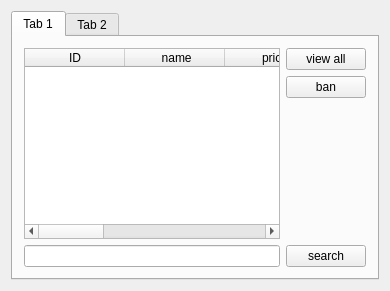
<?xml version="1.0" encoding="UTF-8"?>
<ui version="4.0">
 <class>adminWindow</class>
 <widget class="QMainWindow" name="adminWindow">
  <property name="geometry">
   <rect>
    <x>0</x>
    <y>0</y>
    <width>390</width>
    <height>291</height>
   </rect>
  </property>
  <property name="windowTitle">
   <string>adminWindow</string>
  </property>
  <widget class="QWidget" name="centralWidget">
   <layout class="QFormLayout" name="formLayout_2">
    <item row="0" column="0">
     <widget class="QTabWidget" name="tabWidget">
      <property name="currentIndex">
       <number>0</number>
      </property>
      <widget class="QWidget" name="commodityTab">
       <attribute name="title">
        <string>Tab 1</string>
       </attribute>
       <layout class="QFormLayout" name="formLayout">
        <item row="0" column="1">
         <layout class="QVBoxLayout" name="verticalLayout">
          <item>
           <widget class="QPushButton" name="commodityVewAllPushButton">
            <property name="text">
             <string>view all</string>
            </property>
           </widget>
          </item>
          <item>
           <widget class="QPushButton" name="commodityBanPushButton">
            <property name="text">
             <string>ban</string>
            </property>
           </widget>
          </item>
         </layout>
        </item>
        <item row="1" column="0" colspan="2">
         <layout class="QHBoxLayout" name="horizontalLayout_4">
          <item>
           <widget class="QLineEdit" name="commoditySearchLineEdit"/>
          </item>
          <item>
           <widget class="QPushButton" name="commoditySearchPushButton">
            <property name="text">
             <string>search</string>
            </property>
           </widget>
          </item>
         </layout>
        </item>
        <item row="0" column="0">
         <widget class="QTableWidget" name="commodityTableWidget">
          <column>
           <property name="text">
            <string>ID</string>
           </property>
          </column>
          <column>
           <property name="text">
            <string> name</string>
           </property>
          </column>
          <column>
           <property name="text">
            <string>price</string>
           </property>
          </column>
          <column>
           <property name="text">
            <string>time</string>
           </property>
          </column>
          <column>
           <property name="text">
            <string>sellerID</string>
           </property>
          </column>
          <column>
           <property name="text">
            <string>quantity</string>
           </property>
          </column>
          <column>
           <property name="text">
            <string>status</string>
           </property>
          </column>
         </widget>
        </item>
       </layout>
      </widget>
      <widget class="QWidget" name="userTab">
       <attribute name="title">
        <string>Tab 2</string>
       </attribute>
       <layout class="QFormLayout" name="formLayout_3">
        <item row="0" column="0">
         <widget class="QTableWidget" name="userTableWidget">
          <column>
           <property name="text">
            <string>ID</string>
           </property>
          </column>
          <column>
           <property name="text">
            <string>username</string>
           </property>
          </column>
          <column>
           <property name="text">
            <string>contact</string>
           </property>
          </column>
          <column>
           <property name="text">
            <string>address</string>
           </property>
          </column>
          <column>
           <property name="text">
            <string>balance</string>
           </property>
          </column>
          <column>
           <property name="text">
            <string>status</string>
           </property>
          </column>
         </widget>
        </item>
        <item row="0" column="1">
         <layout class="QVBoxLayout" name="verticalLayout_2">
          <item>
           <widget class="QPushButton" name="userViewAllPushButton">
            <property name="text">
             <string>view all</string>
            </property>
           </widget>
          </item>
          <item>
           <widget class="QPushButton" name="userBanPushButton">
            <property name="text">
             <string>ban</string>
            </property>
           </widget>
          </item>
         </layout>
        </item>
        <item row="1" column="0" colspan="2">
         <layout class="QHBoxLayout" name="horizontalLayout_5">
          <item>
           <widget class="QLineEdit" name="userSearchLineEdit"/>
          </item>
          <item>
           <widget class="QPushButton" name="userSearchPushButton">
            <property name="text">
             <string>search</string>
            </property>
           </widget>
          </item>
         </layout>
        </item>
       </layout>
      </widget>
     </widget>
    </item>
   </layout>
  </widget>
 </widget>
 <layoutdefault spacing="6" margin="11"/>
 <tabstops>
  <tabstop>commodityTableWidget</tabstop>
  <tabstop>commodityVewAllPushButton</tabstop>
  <tabstop>commodityBanPushButton</tabstop>
  <tabstop>commoditySearchPushButton</tabstop>
  <tabstop>commoditySearchLineEdit</tabstop>
  <tabstop>userTableWidget</tabstop>
  <tabstop>userViewAllPushButton</tabstop>
  <tabstop>userBanPushButton</tabstop>
  <tabstop>userSearchPushButton</tabstop>
  <tabstop>userSearchLineEdit</tabstop>
  <tabstop>tabWidget</tabstop>
 </tabstops>
 <resources/>
 <connections>
  <connection>
   <sender>commoditySearchPushButton</sender>
   <signal>clicked()</signal>
   <receiver>adminWindow</receiver>
   <slot>onCommoditySearchPushButtonClicked()</slot>
   <hints>
    <hint type="sourcelabel">
     <x>347</x>
     <y>297</y>
    </hint>
    <hint type="destinationlabel">
     <x>352</x>
     <y>302</y>
    </hint>
   </hints>
  </connection>
  <connection>
   <sender>commodityBanPushButton</sender>
   <signal>clicked()</signal>
   <receiver>adminWindow</receiver>
   <slot>onCommodityBanPushButtonClicked()</slot>
   <hints>
    <hint type="sourcelabel">
     <x>316</x>
     <y>202</y>
    </hint>
    <hint type="destinationlabel">
     <x>380</x>
     <y>211</y>
    </hint>
   </hints>
  </connection>
  <connection>
   <sender>commodityVewAllPushButton</sender>
   <signal>clicked()</signal>
   <receiver>adminWindow</receiver>
   <slot>onCommodityViewAllPushButtonClicked()</slot>
   <hints>
    <hint type="sourcelabel">
     <x>330</x>
     <y>123</y>
    </hint>
    <hint type="destinationlabel">
     <x>387</x>
     <y>127</y>
    </hint>
   </hints>
  </connection>
  <connection>
   <sender>userViewAllPushButton</sender>
   <signal>clicked()</signal>
   <receiver>adminWindow</receiver>
   <slot>onUserViewAllPushButtonClicked()</slot>
   <hints>
    <hint type="sourcelabel">
     <x>326</x>
     <y>110</y>
    </hint>
    <hint type="destinationlabel">
     <x>385</x>
     <y>111</y>
    </hint>
   </hints>
  </connection>
  <connection>
   <sender>userBanPushButton</sender>
   <signal>clicked()</signal>
   <receiver>adminWindow</receiver>
   <slot>onUserBanPushButtonClicked()</slot>
   <hints>
    <hint type="sourcelabel">
     <x>345</x>
     <y>206</y>
    </hint>
    <hint type="destinationlabel">
     <x>382</x>
     <y>262</y>
    </hint>
   </hints>
  </connection>
  <connection>
   <sender>userSearchPushButton</sender>
   <signal>clicked()</signal>
   <receiver>adminWindow</receiver>
   <slot>onUserSearchPushButtonClicked()</slot>
   <hints>
    <hint type="sourcelabel">
     <x>333</x>
     <y>298</y>
    </hint>
    <hint type="destinationlabel">
     <x>380</x>
     <y>324</y>
    </hint>
   </hints>
  </connection>
 </connections>
 <slots>
  <slot>onCommoditySearchPushButtonClicked()</slot>
  <slot>onCommodityBanPushButtonClicked()</slot>
  <slot>onCommodityViewAllPushButtonClicked()</slot>
  <slot>onUserSearchPushButtonClicked()</slot>
  <slot>onUserBanPushButtonClicked()</slot>
  <slot>onUserViewAllPushButtonClicked()</slot>
 </slots>
</ui>
